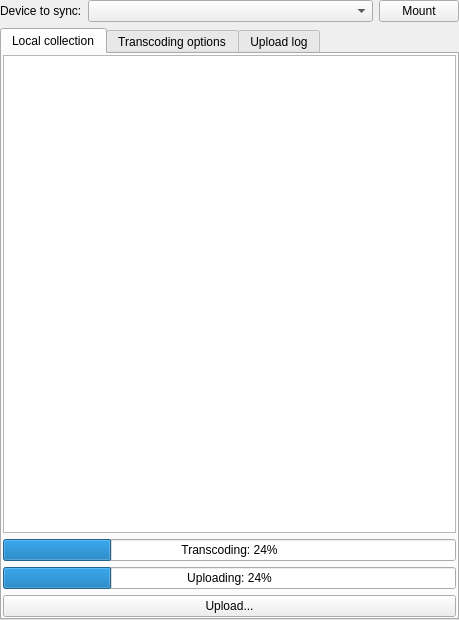
<?xml version="1.0" encoding="UTF-8"?>
<ui version="4.0">
 <class>DevicesBrowserWidget</class>
 <widget class="QWidget" name="DevicesBrowserWidget">
  <property name="geometry">
   <rect>
    <x>0</x>
    <y>0</y>
    <width>459</width>
    <height>620</height>
   </rect>
  </property>
  <property name="windowTitle">
   <string/>
  </property>
  <layout class="QVBoxLayout" name="verticalLayout">
   <property name="margin">
    <number>0</number>
   </property>
   <item>
    <layout class="QHBoxLayout" name="horizontalLayout">
     <item>
      <widget class="QLabel" name="label">
       <property name="text">
        <string>Device to sync:</string>
       </property>
      </widget>
     </item>
     <item>
      <widget class="QComboBox" name="DevicesSelector_">
       <property name="sizePolicy">
        <sizepolicy hsizetype="Expanding" vsizetype="Fixed">
         <horstretch>0</horstretch>
         <verstretch>0</verstretch>
        </sizepolicy>
       </property>
      </widget>
     </item>
     <item>
      <widget class="QPushButton" name="MountButton_">
       <property name="text">
        <string>Mount</string>
       </property>
      </widget>
     </item>
    </layout>
   </item>
   <item>
    <widget class="QTabWidget" name="tabWidget">
     <property name="currentIndex">
      <number>0</number>
     </property>
     <widget class="QWidget" name="tab">
      <attribute name="title">
       <string>Local collection</string>
      </attribute>
      <layout class="QVBoxLayout" name="verticalLayout_2">
       <property name="margin">
        <number>1</number>
       </property>
       <item>
        <widget class="QTreeView" name="OurCollection_"/>
       </item>
       <item>
        <widget class="QProgressBar" name="TSProgress_">
         <property name="value">
          <number>24</number>
         </property>
         <property name="format">
          <string>Transcoding: %p%</string>
         </property>
        </widget>
       </item>
       <item>
        <widget class="QProgressBar" name="UploadProgress_">
         <property name="value">
          <number>24</number>
         </property>
         <property name="format">
          <string>Uploading: %p%</string>
         </property>
        </widget>
       </item>
       <item>
        <widget class="QPushButton" name="UploadButton_">
         <property name="text">
          <string>Upload...</string>
         </property>
        </widget>
       </item>
      </layout>
     </widget>
     <widget class="QWidget" name="UpOptsTab_">
      <attribute name="title">
       <string>Transcoding options</string>
      </attribute>
      <layout class="QVBoxLayout" name="verticalLayout_3">
       <property name="margin">
        <number>1</number>
       </property>
       <item>
        <widget class="LeechCraft::LMP::TranscodingParamsWidget" name="TranscodingOpts_" native="true"/>
       </item>
      </layout>
     </widget>
     <widget class="QWidget" name="tab_2">
      <attribute name="title">
       <string>Upload log</string>
      </attribute>
      <layout class="QVBoxLayout" name="verticalLayout_4">
       <property name="margin">
        <number>1</number>
       </property>
       <item>
        <widget class="QTextBrowser" name="UploadLog_">
         <property name="html">
          <string notr="true">&lt;!DOCTYPE HTML PUBLIC &quot;-//W3C//DTD HTML 4.0//EN&quot; &quot;http://www.w3.org/TR/REC-html40/strict.dtd&quot;&gt;
&lt;html&gt;&lt;head&gt;&lt;meta name=&quot;qrichtext&quot; content=&quot;1&quot; /&gt;&lt;style type=&quot;text/css&quot;&gt;
p, li { white-space: pre-wrap; }
&lt;/style&gt;&lt;/head&gt;&lt;body style=&quot; font-family:'DejaVu Sans'; font-size:9pt; font-weight:400; font-style:normal;&quot;&gt;
&lt;p style=&quot;-qt-paragraph-type:empty; margin-top:0px; margin-bottom:0px; margin-left:0px; margin-right:0px; -qt-block-indent:0; text-indent:0px;&quot;&gt;&lt;br /&gt;&lt;/p&gt;&lt;/body&gt;&lt;/html&gt;</string>
         </property>
         <property name="openLinks">
          <bool>false</bool>
         </property>
        </widget>
       </item>
      </layout>
     </widget>
    </widget>
   </item>
  </layout>
 </widget>
 <customwidgets>
  <customwidget>
   <class>LeechCraft::LMP::TranscodingParamsWidget</class>
   <extends>QWidget</extends>
   <header>sync/transcodingparamswidget.h</header>
   <container>1</container>
  </customwidget>
 </customwidgets>
 <resources/>
 <connections/>
</ui>
